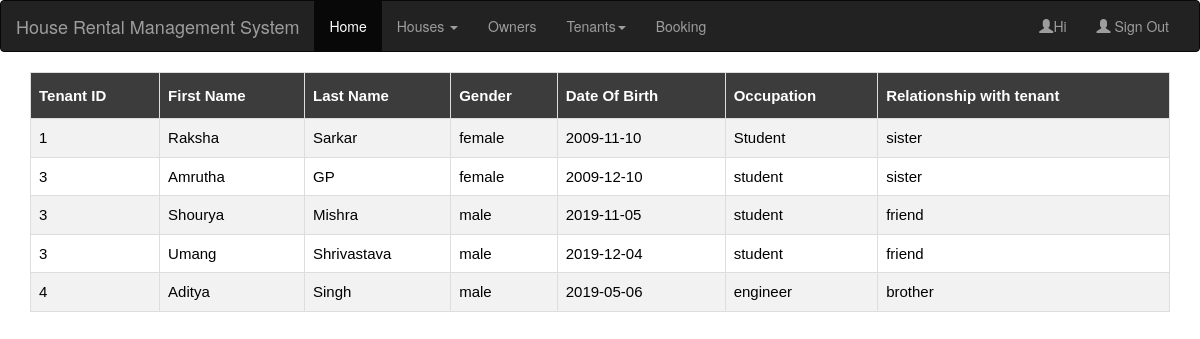
/members.php, run on the app's committed database.
### tables this page shows
CREATE TABLE `member` (
  `tenant_id` int(11) NOT NULL,
  `fname` varchar(20) NOT NULL,
  `lname` varchar(20) NOT NULL,
  `occupation` varchar(50) DEFAULT NULL,
  `gender` varchar(10) DEFAULT NULL,
  `dob` date DEFAULT NULL,
  `relationship` varchar(20) DEFAULT NULL
);

### members.php (the view, shortened to what this page needs)
<!DOCTYPE html>
<html lang="en">
<head>
   <link rel="stylesheet" type="text/css" href="table.css">
  <link rel="stylesheet" href="https://maxcdn.bootstrapcdn.com/bootstrap/3.4.0/css/bootstrap.min.css">
</head>
<body>
<nav class="navbar navbar-inverse">
  <div class="container-fluid">
    <div class="navbar-header">
      <a class="navbar-brand" href="#">House Rental Management System</a>
    </div>
    <div class="collapse navbar-collapse" id="myNavbar">
      <ul class="nav navbar-nav">
        <li class="active"><a href="home.php">Home</a></li>
        <li class="dropdown">
          <a class="dropdown-toggle" data-toggle="dropdown" href="#">Houses <span class="caret"></span></a>
        </li>
        <li><a href="owner.php">Owners</a></li>
        <li class="dropdown">
          <a class="dropdown-toggle" data-toggle="dropdown" href="#">Tenants<span class="caret"></span></a>
          </li>
        <li><a href="booking.php">Booking</a></li>
      </ul>
      <ul class="nav navbar-nav navbar-right">
         <li><a href="#"><span class="glyphicon glyphicon-user"></span>Hi <?php session_start();echo $_SESSION['uname'];?></a>
         </li>
        <li><a href="index.html"><span class="glyphicon glyphicon-user"></span> Sign Out</a></li>
      </ul>
    </div>
  </div>
</nav>
<div class="container">
  <table border="1" id="customers">
    <tr>
      <th>Tenant ID</th>
      <th>First Name</th>
      <th>Last Name</th>
      <th>Gender</th>
      <th>Date Of Birth</th>
      <th>Occupation</th>
      <th>Relationship with tenant</th>
    </tr>
<?php
include("connection.php");
$query="select * from member";
$data=mysqli_query($conn,$query);
while($result=mysqli_fetch_assoc($data))
{
 echo "<tr><td>".$result['tenant_id']."</td><td>".$result['fname']."</td><td>".$result['lname']."</td><td>".$result['gender']."</td><td>".$result['dob']."</td><td>".$result['occupation']."</td><td>".$result['relationship']."</td></tr>";
}
echo "</table>";
?>
</div>
</body>
</html>

### table.css (style rules this page uses)
table { width:100%; color: black; font-family: monospace; font-size: 15px; text-align: left; border-color: black; border-style: solid; }
#customers { font-family: "Trebuchet MS", Arial, Helvetica, sans-serif; border-collapse: collapse; width: 100%; }
#customers td, #customers th { border: 1px solid #ddd; padding: 8px; }
#customers tr:nth-child(even) { background-color: #f2f2f2; }
#customers th { padding-top: 12px; padding-bottom: 12px; text-align: left; background-color: #3c3c3c; color: white; }

### data on the page
member: tenant "1", fname "Raksha", lname "Sarkar", gender "female", dob "2009-11-10", occupation "Student", relationship "sister"
member: tenant "3", fname "Amrutha", lname "GP", gender "female", dob "2009-12-10", occupation "student", relationship "sister"
member: tenant "3", fname "Shourya", lname "Mishra", gender "male", dob "2019-11-05", occupation "student", relationship "friend"
member: tenant "3", fname "Umang", lname "Shrivastava", gender "male", dob "2019-12-04", occupation "student", relationship "friend"
member: tenant "4", fname "Aditya", lname "Singh", gender "male", dob "2019-05-06", occupation "engineer", relationship "brother"
